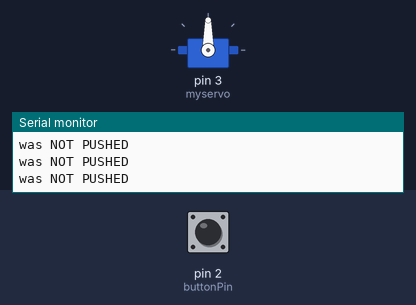
Simulated run of this sketch. Board: Arduino Uno, built with avr-gcc and run on an emulated ATmega328P. Shown: servo, the last lines printed to the serial monitor. The test bench sets the inputs (shaded band); at power-on: pin 2 (buttonPin) HIGH.

Above: at 1.2 s.
1.3 s: pin 2 (buttonPin) pulled LOW for 0.15 s
At 3.5 s:
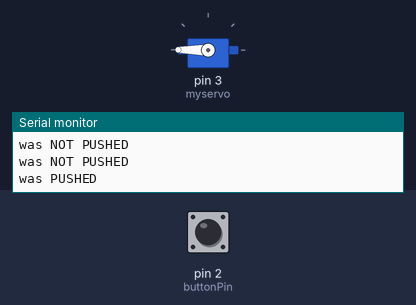
At 10.9 s:
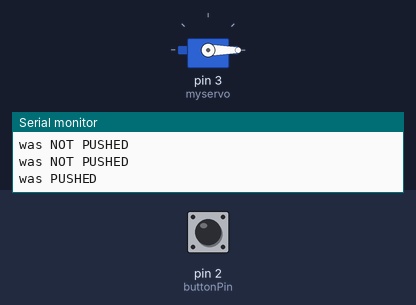
Timing chart, 0 to 12.4 s (numbered marks = the images above; inputs shaded):
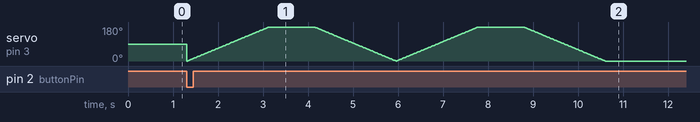

The sketch:

servoFile.ino
```cpp
#define buttonPin 2
#include "Button.hpp"
#include <Servo.h>
int buttonState = 0;
int pos = 0;
Servo myservo;

Button buttonGood(buttonPin, true);

void setup() {
  // put your setup code here, to run once:
  Serial.begin(9600);
  myservo.attach(3);
  // initialize the pushbutton pin as an input:
  // pinMode(buttonPin, INPUT);
}

void loop() {

  buttonGood.update_button();
  if (buttonGood.was_pushed()) {
    Serial.println("was PUSHED");
    spinServo(2);
  } else {
    Serial.println("was NOT PUSHED");
  }

  // put your main code here, to run repeatedly:
  // buttonState = digitalRead(buttonPin);
  // if (buttonState == HIGH) {
  //   Serial.println("Button is in HIGH state");
  // } else {
  //   Serial.println("Button is in LOW state");
  // }
  delay(10);
}

void spinServo(int repeat) {
  for (int i = 0; i < repeat; i++) {
    for (pos = 0; pos <= 180; pos += 1) {
        myservo.write(pos);
        delay(10);
      }
      delay(1000);
    for (pos = 180; pos >= 0; pos -= 1) {
      myservo.write(pos);
      delay(10);
    }
  }
  delay(1000);
}
```
